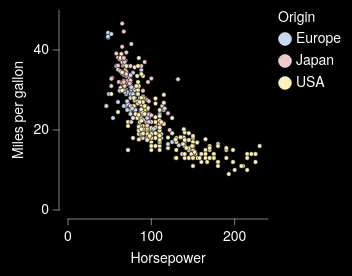

This figure's Vega-Lite source:
### Vega-Lite specification from a JSON file in a GitHub repository (floating-point values rounded to 4 significant figures; data arrays with more than 128 entries replaced by an {"elided": "..."} marker saying what was removed)
{"background": "black", "config": {"arc": {"fill": "#DBDBDB", "fillOpacity": 1.0, "innerRadius": 25.0, "padAngle": 0.03, "stroke": "black", "strokeOpacity": 1, "strokeWidth": 0.25}, "area": {"fill": "#DBDBDB", "fillOpacity": 1.0, "stroke": "black", "strokeOpacity": 1, "strokeWidth": 0.25}, "axis": {"domain": true, "domainCap": "round", "domainColor": "white", "domainWidth": 0.25, "grid": false, "gridCap": "round", "gridColor": "#F1F1F1", "gridDash": [0, 0], "gridOpacity": 1.0, "gridWidth": 0.25, "labelColor": "white", "labelFont": "Helvetica Neue", "labelFontSize": 7, "labelFontStyle": "normal", "labelFontWeight": 400, "offset": 4.5, "ticks": true, "tickCap": "round", "tickColor": "white", "tickRound": false, "tickSize": 3, "tickWidth": 0.25, "titleColor": "white", "titleFont": "Helvetica Neue", "titleFontSize": 7, "titleFontStyle": "normal", "titleFontWeight": 400}, "axisX": {"domain": true, "labelAlign": "center", "labelAngle": 0, "labels": true, "ticks": true, "translate": 0}, "axisY": {"domain": true, "labelAlign": "right", "labelAngle": 0, "labels": true, "ticks": true, "translate": 0}, "axisRight": {"domain": true, "labelAlign": "left", "labelAngle": 0, "labels": true, "ticks": true, "translate": 0}, "axisTop": {"domain": true, "labelAlign": "center", "labelAngle": 0, "labels": true, "ticks": true, "translate": 0}, "axisBand": {"tickOffset": 0}, "bar": {"fill": "#DBDBDB", "fillOpacity": 1.0, "stroke": "black", "strokeOpacity": 1, "strokeWidth": 0.25}, "boxplot": {"size": 9.0, "ticks": {"cornerRadius": 0.25, "fill": "white", "size": 4.5, "thickness": 0.25}, "box": {"fillOpacity": 1.0, "stroke": "black", "strokeOpacity": 1, "strokeWidth": 0.25}, "median": {"fill": "black", "fillOpacity": 1.0, "size": 9.0, "thickness": 0.25}, "rule": {"fill": "white", "fillOpacity": 1.0, "size": 10.0, "stroke": "white", "strokeDash": [0, 0], "strokeOpacity": 1, "strokeWidth": 0.25}, "outliers": {"color": "white", "fill": "white", "fillOpacity": 1.0, "size": 0, "stroke": "black", "strokeOpacity": 1, "strokeWidth": 0.25}}, "circle": {"fill": "white", "fillOpacity": 1.0, "size": 0.5, "stroke": null, "strokeOpacity": 1, "strokeWidth": 0.25}, "errorband": {"band": {"fillOpacity": 0.6, "stroke": null, "strokeWidth": 0.25, "strokeOpacity": 1}, "borders": {"opacity": 0, "strokeOpacity": 0.25, "strokeWidth": 1}}, "errorbar": {"opacity": 1, "rule": {"strokeDash": [0, 0], "strokeWidth": 0.25}, "ticks": {"color": "white", "cornerRadius": 0.125, "opacity": 1, "size": 6.0, "thickness": 0.25}, "thickness": 0.25}, "font": "Helvetica Neue", "geoshape": {"fill": "#DBDBDB", "fillOpacity": 1.0, "stroke": "white", "strokeOpacity": 1, "strokeWidth": 0.25}, "header": {"labelColor": "white", "labelFont": "Helvetica Neue", "labelFontSize": 7, "labelFontStyle": "normal", "labelFontWeight": 400, "titleColor": "white", "titleFont": "Helvetica Neue", "titleFontSize": 7, "titleFontStyle": "normal", "titleFontWeight": 400, "titlePadding": 0}, "legend": {"disable": false, "offset": 4.5, "titlePadding": 4, "labelOffset": 2, "gradientLabelOffset": 2, "gradientLength": 50.0, "gradientThickness": 5.0, "gradientOpacity": 1.0, "gradientStrokeColor": "white", "gradientStrokeWidth": 0.25, "labelColor": "white", "labelFont": "Helvetica Neue", "labelFontSize": 7, "labelFontStyle": "normal", "labelFontWeight": 400, "strokeColor": "white", "strokeWidth": 0, "symbolSize": 42, "symbolStrokeColor": "white", "symbolStrokeWidth": 0.25, "titleColor": "white", "titleFont": "Helvetica Neue", "titleFontSize": 7, "titleFontStyle": "normal", "titleFontWeight": 400}, "line": {"color": "white", "stroke": "white", "strokeCap": "round", "strokeDash": [0, 0], "strokeOpacity": 1, "strokeWidth": 0.375}, "point": {"filled": true, "fill": "#DBDBDB", "fillOpacity": 1.0, "size": 5.0, "stroke": "black", "strokeOpacity": 1, "strokeWidth": 0.25}, "range": {"category": ["#C6D9F1", "#F1C9CB", "#FEF0B9", "#CEE37A", "#7AA8E0", "#E589A3", "#FDDD5D", "#68B961", "#4177B1", "#C35082", "#E5C227", "#438156"], "diverging": {"scheme": ["#C35082", "#CE6D94", "#D989A7", "#E2A4BA", "#EABFCE", "#F1DBE2", "#F6F6F6", "#D7E0EB", "#B9CBE0", "#9BB6D5", "#7DA1C9", "#5F8CBD", "#4177B1"]}, "heatmap": {"scheme": ["#130010", "#27022E", "#370453", "#3D1E76", "#3A3B92", "#2E57AA", "#1374BA", "#1A90BE", "#20ABC1", "#27C6C1", "#48DEB3", "#91EE9F"]}, "ordinal": {"scheme": ["#F1F1F1", "#DBDBDB", "#C6C6C6", "#B2B2B2", "#9D9D9D", "#898989", "#767676", "#636363", "#515151", "#404040", "#2F2F2F", "#1F1F1F"]}, "ramp": {"scheme": ["#130010", "#27022E", "#370453", "#3D1E76", "#3A3B92", "#2E57AA", "#1374BA", "#1A90BE", "#20ABC1", "#27C6C1", "#48DEB3", "#91EE9F"]}}, "rule": {"color": "white", "stroke": "white", "strokeCap": "round", "strokeDash": [2, 2], "strokeOpacity": 1, "strokeWidth": 0.25}, "scale": {"bandPaddingInner": 0.1, "bandPaddingOuter": 0.1, "round": false}, "rect": {"fill": "#DBDBDB", "fillOpacity": 1.0, "stroke": "black", "strokeOpacity": 1, "strokeWidth": 0.25}, "square": {"fill": "#DBDBDB", "fillOpacity": 1.0, "size": 10.0, "stroke": "black", "strokeOpacity": 1, "strokeWidth": 0.25}, "text": {"color": "white", "font": "Helvetica Neue", "fontSize": 7, "fontStyle": "normal", "fontWeight": 400}, "title": {"anchor": "middle", "frame": "group", "color": "white", "font": "Helvetica Neue", "fontSize": 7, "fontStyle": "normal", "fontWeight": 400, "subtitleColor": "white", "subtitleFont": "Helvetica Neue", "subtitleFontSize": "Helvetica Neue", "subtitleFontStyle": "normal", "subtitleFontWeight": 400}, "view": {"continuousWidth": 100, "continuousHeight": 100, "discreteWidth": 100, "discreteHeight": 100, "fill": null, "stroke": null, "strokeWidth": 0.25}}, "data": {"name": "data-7285c4e2e195e5a75737a34913199f5f"}, "mark": {"type": "point"}, "encoding": {"color": {"field": "Origin", "type": "nominal"}, "x": {"field": "Horsepower", "type": "quantitative"}, "y": {"field": "Miles_per_Gallon", "title": "Miles per gallon", "type": "quantitative"}}, "$schema": "https://vega.github.io/schema/vega-lite/v6.4.1.json", "datasets": {"data-7285c4e2e195e5a75737a34913199f5f": {"elided": "392 records"}}}
